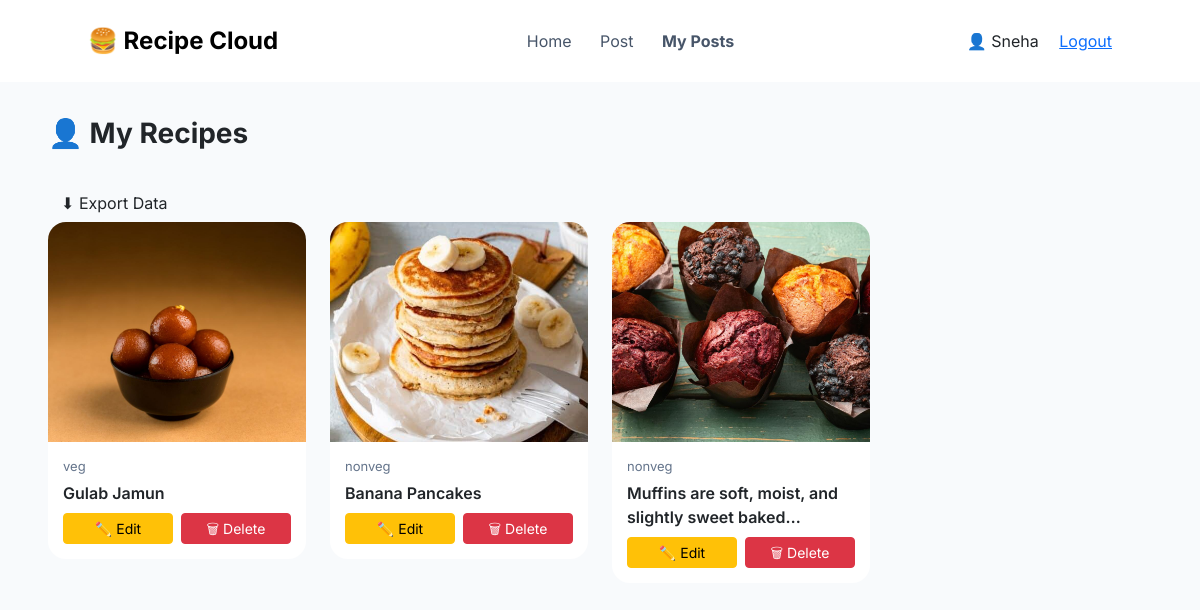
/posts/my-posts/ (signed in), run on the app's committed database.
### users/models.py (models this page shows)
class User(AbstractUser):
    bio = models.TextField(blank=True)
    profile_image = models.ImageField(upload_to='profiles/', null=True, blank=True)
    security_question = models.CharField(max_length=255, blank=True)
    security_answer = models.CharField(max_length=255, blank=True)

### posts/models.py (models this page shows)
class Post(models.Model):
    user = models.ForeignKey(settings.AUTH_USER_MODEL, on_delete=models.CASCADE)
    media = models.FileField(upload_to='posts/', validators=[validate_media])
    description = models.TextField(blank=True)
    ingredients = models.TextField(blank=True)
    created_at = models.DateTimeField(auto_now_add=True)

### posts/views.py (the view)
# urls.py: path('my-posts/', views.my_posts, name='my_posts'),
@login_required
def my_posts(request):
    posts = Post.objects.filter(user=request.user).order_by('-created_at')
    return render(request, 'posts/my_posts.html', {'posts': posts})

### posts/templates/posts/my_posts.html (shortened to what this page needs)
<!DOCTYPE html>
<html>
<head>
    <link href="https://cdn.jsdelivr.net/npm/bootstrap@5.3.0/dist/css/bootstrap.min.css" rel="stylesheet">
</head>
<body>
<nav class="navbar">
    <div class="container-fluid px-5 d-flex justify-content-between align-items-center">
        <div class="navbar-brand">🍔 Recipe Cloud</div>
        <div>
<a href="{% url 'posts_home' %}" class="nav-link d-inline">Home</a>
            <a href="{% url 'create_post' %}" class="nav-link d-inline">Post</a>
            <a href="{% url 'my_posts' %}" class="nav-link d-inline fw-bold">My Posts</a>
        </div>
        <div>
            👤 {{ request.user.username }}
<a href="{% url 'logout' %}" class="ms-3">Logout</a>
        </div>
    </div>
</nav>
<div class="container-fluid px-5">
    <div class="header-box">
        <div class="section-title">👤 My Recipes</div>
        <form method="POST" action="{% url 'export_posts' %}">
            <button type="submit" class="btn btn-export">
                ⬇ Export Data
            </button>
        </form>
    </div>
    <div class="row">
        {% for post in posts %}
        <div class="col-md-6 col-lg-3 mb-4">
            <div class="card post-card">
                <img src="{{ post.media.url }}">
                <div class="card-body">
                    <div class="meta mb-1">
                        {{ post.category }}
                    </div>
                    <div class="fw-semibold mb-2">
                        {{ post.description|truncatechars:50 }}
                    </div>
                    <div class="d-flex gap-2">
                        <a href="{% url 'edit_post' post.id %}" class="btn btn-warning btn-sm w-50">
                            ✏️ Edit
                        </a>
                        <a href="{% url 'delete_post' post.id %}" class="btn btn-danger btn-sm w-50">
                            🗑 Delete
                        </a>
                    </div>
                </div>
            </div>
        </div>
        {% endfor %}
    </div>
</div>
</body>
</html>

### posts/templates/posts/my_posts.html (style rules this page uses)
body { background: #f8fafc; font-family: 'Inter', sans-serif; }
.navbar { background: white; padding: 18px 40px; }
.navbar-brand { font-weight: 700; font-size: 24px; }
.nav-link { margin: 0 12px; color: #475569 !important; }
.section-title { font-size: 28px; font-weight: 700; margin: 30px 0; }
.post-card { border-radius: 18px; overflow: hidden; border: none; background: white; transition: 0.3s; }
.post-card img { height: 220px; object-fit: cover; }
.card-body { padding: 15px; }
.meta { font-size: 13px; color: #64748b; }

### data on the page
User: user.username "Sneha"
Post: media (picture), category "veg", description "Gulab Jamun"
Post: media (picture), category "nonveg", description "Banana Pancakes"
Post: media (picture), category "nonveg", description "Muffins are soft, moist, and slightly sweet baked…"
